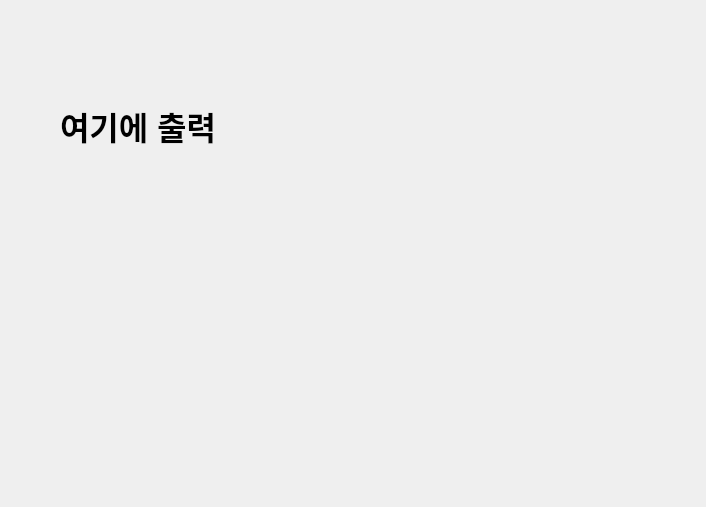
<?xml version="1.0" encoding="UTF-8"?>
<ui version="4.0">
 <class>Dialog</class>
 <widget class="QDialog" name="Dialog">
  <property name="geometry">
   <rect>
    <x>0</x>
    <y>0</y>
    <width>706</width>
    <height>507</height>
   </rect>
  </property>
  <property name="windowTitle">
   <string>Dialog</string>
  </property>
  <widget class="QLabel" name="label">
   <property name="geometry">
    <rect>
     <x>60</x>
     <y>80</y>
     <width>221</width>
     <height>91</height>
    </rect>
   </property>
   <property name="font">
    <font>
     <pointsize>24</pointsize>
     <bold>true</bold>
    </font>
   </property>
   <property name="text">
    <string>여기에 출력</string>
   </property>
  </widget>
 </widget>
 <resources/>
 <connections/>
</ui>
